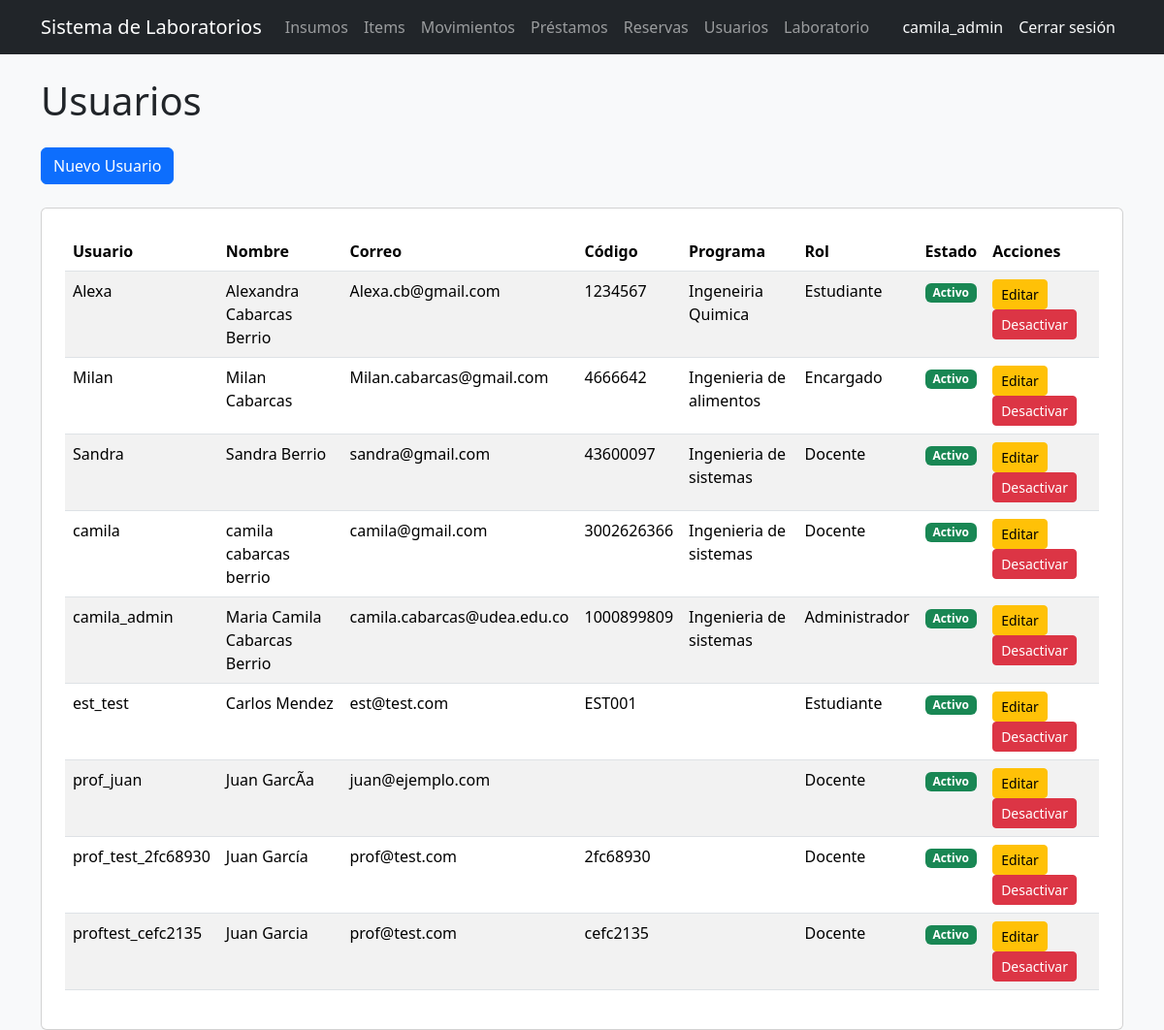
Before: /usuarios/ (signed in) with the older database file.
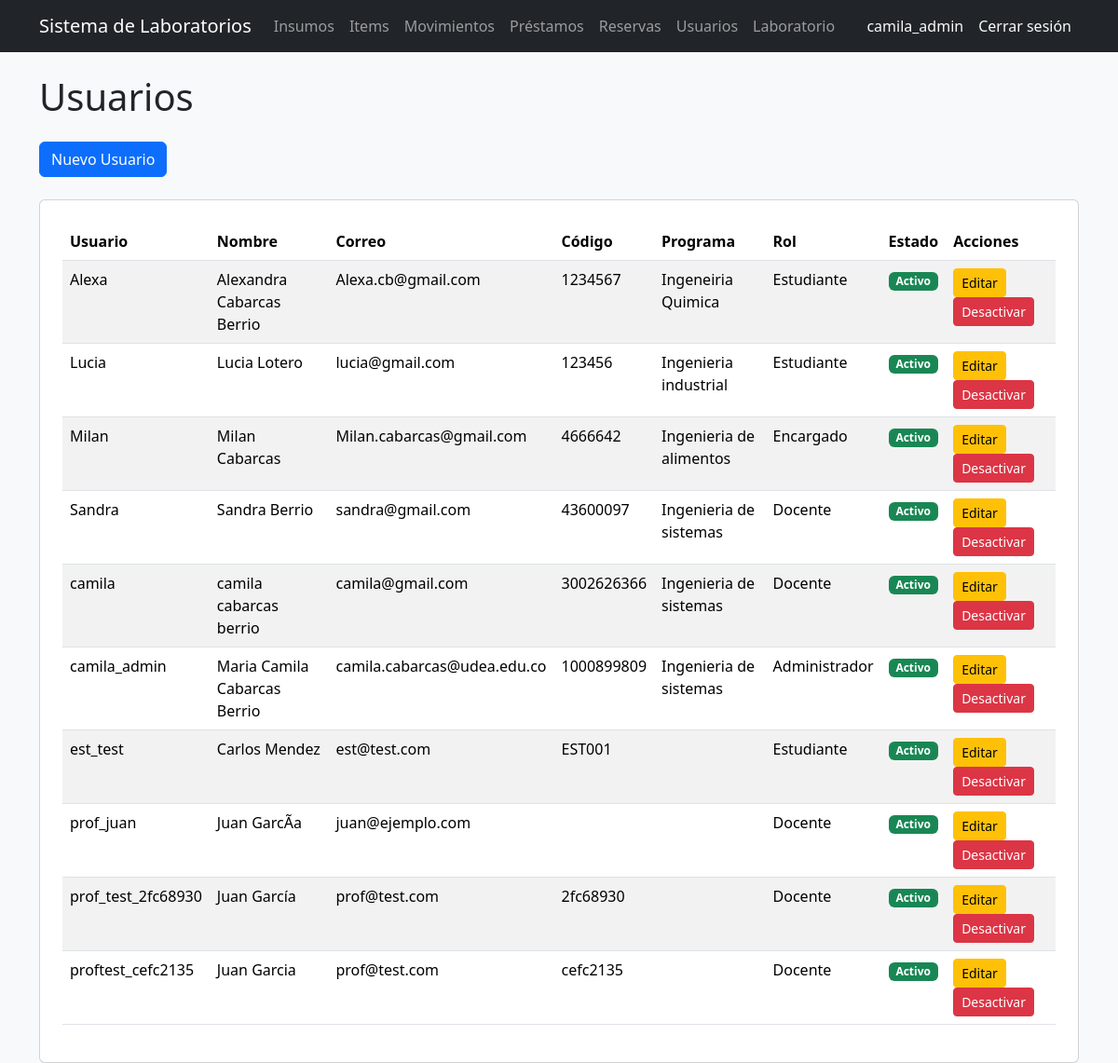
After: the same page with the newer database file.
### users/models.py (models this page shows, shortened)
class Usuario(AbstractUser):
    codigo = models.CharField(max_length=50, unique=True, blank=True)
    programa = models.CharField(max_length=100, blank=True)
    rol = models.ForeignKey(
        Rol,
        on_delete=models.CASCADE,
        null=True,
        blank=True
    )

class Rol(models.Model):
    nombre = models.CharField(max_length=100)
    def __str__(self):
        return self.nombre

### users/views.py (the view)
# urls.py: path('', lista_usuarios, name='lista_usuarios'),
@rol_requerido('Administrador')
def lista_usuarios(request):
    usuarios = Usuario.objects.all().order_by('username')
    return render(
        request,
        'users/lista.html',
        {
            'usuarios': usuarios
        }
    )

### templates/users/lista.html
{% extends 'base_general.html' %}
{% block contenido %}
<h1 class="mb-4">Usuarios</h1>
<a href="/usuarios/crear/" class="btn btn-primary mb-4">
    Nuevo Usuario
</a>
<div class="card p-4">
    <table class="table table-striped">
        <thead>
            <tr>
                <th>Usuario</th>
                <th>Nombre</th>
                <th>Correo</th>
                <th>Código</th>
                <th>Programa</th>
                <th>Rol</th>
                <th>Estado</th>
                <th>Acciones</th>
            </tr>
        </thead>
        <tbody>
            {% for usuario in usuarios %}
            <tr>
                <td>{{ usuario.username }}</td>
                <td>{{ usuario.first_name }} {{ usuario.last_name }}</td>
                <td>{{ usuario.email }}</td>
                <td>{{ usuario.codigo }}</td>
                <td>{{ usuario.programa }}</td>
                <td>{{ usuario.rol }}</td>
                <td>
                    {% if usuario.is_active %}
                    <span class="badge bg-success">Activo</span>
                    {% else %}
                    <span class="badge bg-danger">Inactivo</span>
                    {% endif %}
                </td>
                <td>
                    <a
                        href="/usuarios/{{ usuario.id }}/editar/"
                        class="btn btn-warning btn-sm"
                    >
                        Editar
                    </a>
                        <a
                        href="/usuarios/{{ usuario.id }}/desactivar/"
                        class="btn btn-danger btn-sm"
                    >
                        Desactivar
                    </a>
                </td>
            </tr>
            {% endfor %}
        </tbody>
    </table>
</div>
{% endblock %}

### templates/base_general.html (shortened to what this page needs)
<!DOCTYPE html>
<html lang="es">
<head>
    <link
        href="https://cdn.jsdelivr.net/npm/bootstrap@5.3.3/dist/css/bootstrap.min.css"
        rel="stylesheet"
    >
</head>
<body class="bg-light">
    <nav class="navbar navbar-expand-lg navbar-dark bg-dark">
    <div class="container">
        <a class="navbar-brand" href="/">Sistema de Laboratorios</a>
        <div class="navbar-nav">
    {% if user.rol.nombre == 'Administrador' %}
        <a class="nav-link" href="/inventario/">Insumos</a>
        <a class="nav-link" href="/inventario/items/">Items</a>
        <a class="nav-link" href="/inventario/movimientos/">Movimientos</a>
        <a class="nav-link" href="/prestamos/">Préstamos</a>
        <a class="nav-link" href="/reservas/">Reservas</a>
        <a class="nav-link" href="/usuarios/">Usuarios</a>
        <a class="nav-link" href="/laboratorio/">Laboratorio</a>
    {% elif user.rol.nombre == 'Encargado' %}
        <a class="nav-link" href="/inventario/items/">Items</a>
        <a class="nav-link" href="/inventario/movimientos/">Movimientos</a>
        <a class="nav-link" href="/prestamos/">Préstamos</a>
        <a class="nav-link" href="/reservas/">Reservas</a>
        <a class="nav-link" href="/laboratorio/">Laboratorio</a>
    {% elif user.rol.nombre == 'Docente' %}
        <a class="nav-link" href="/reservas/">Reservas</a>
        <a class="nav-link" href="/prestamos/">Préstamos</a>
    {% elif user.rol.nombre == 'Estudiante' %}
        <a class="nav-link" href="/reservas/">Reservas</a>
    {% endif %}
</div>
        <div class="navbar-nav ms-auto">
    {% if user.is_authenticated %}
    <span class="nav-link text-light">{{ user.username }}</span>
    <form method="POST" action="/logout/">
        <button type="submit" class="btn btn-link nav-link text-light">
            Cerrar sesión
        </button>
    </form>
    {% endif %}
</div>
</nav>
    <div class="container mt-4">
        {% block contenido %}
        {% endblock %}
    </div>
</body>
</html>

Changed rows visible on the page:
added Usuario: username "Lucia", first_name "Lucia", last_name "Lotero", email "lucia@gmail.com", codigo "123456", programa "Ingenieria industrial", rol "Estudiante", is_active "Activo"
